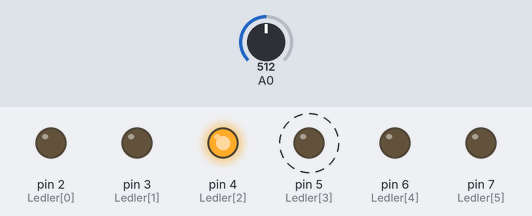
This sketch was run on a simulated Arduino Uno, built with avr-gcc and run on an emulated ATmega328P. On the bench: output pins drawn as LEDs (lit = HIGH). Dashed ring = blinking. The inputs (shaded band) are chosen by the test bench; at power-on: A0 = 512.

Above: at 1.3 s.
1.4 s: A0 set to 477
At 1.77 s:
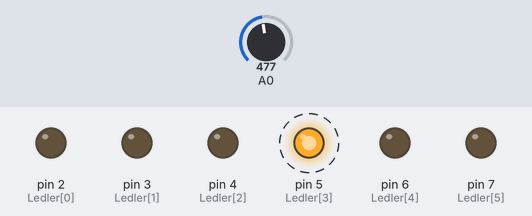
4.5 s: A0 set to 0
At 5.6 s:
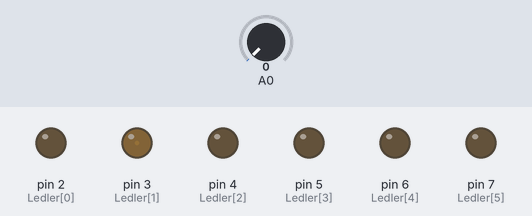
6.4 s: A0 set to 16
At 8.13 s:
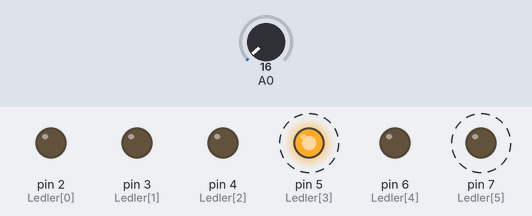
9.5 s: A0 set to 122
At 9.81 s:
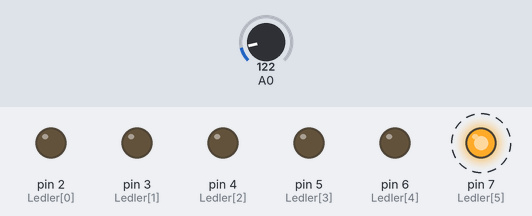
12.6 s: A0 set to 306
15.7 s: A0 set to 511
Timing chart, 0 to 19.8 s (numbered marks = the images above; inputs shaded):
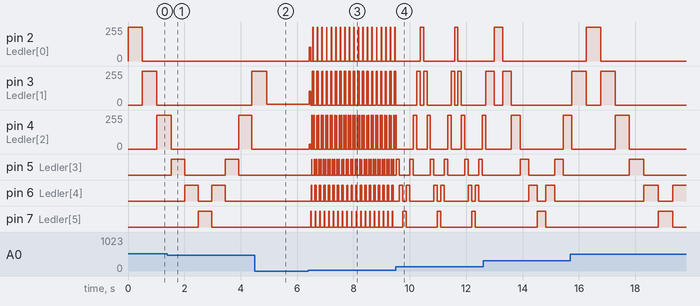

The sketch:

Kod.ino
```cpp
int Ledler[] = {2,3,4,5,6,7};
int potDeger;
void setup() {
  for(int i=0;i<6;i++){
    pinMode(Ledler[i],OUTPUT);
  }//Led Pinlerini Çıkış Olarak Tanımladık
}
void loop() {
  for(int i=0;i<6;i++){
    potDeger = analogRead(A0);//Değer Okuduk
    digitalWrite(Ledler[i],HIGH);
    delay(potDeger); //0-1023 ms Süre Ayarladık
    digitalWrite(Ledler[i],LOW);
  }
  //Sırasıyla 1 2 3 4 5 6. Ledleri Yaktık
  for(int i=4;i>0;i--){
    potDeger = analogRead(A0);//Değer Okuduk
    digitalWrite(Ledler[i],HIGH);
    delay(potDeger); //0-1023 ms Süre Ayarladık
    digitalWrite(Ledler[i],LOW);
  }
  //Sırasıyla 5 4 3 2 Ledleri Yaktık
}
```

Measured:
- the behaviour switches between 494 and 493 on A0 (found by bisection; images 0 and 1)
- after the input at 1.4 s, pin 3 (Ledler[1]): 0/255 → 255/255 after 3.0 s
- after the input at 4.5 s, pin 2 (Ledler[0]): stays 0/255 (without the input it goes to 255/255 after 0.38 s); pin 4 (Ledler[2]): stays 0/255 (without the input it goes to 255/255 after 1.3 s); pin 5 (Ledler[3]): stays LOW (without the input it goes to HIGH after 1.8 s)
- after the input at 6.4 s, pin 2 (Ledler[0]): 0/255 → 102/255 at once, then moves between 0/255 and 255/255, repeating every 0.64 s; pin 3 (Ledler[1]): 4/255 → 102/255 at once, then moves between 0/255 and 255/255, repeating every 0.16 s
- after the input at 9.5 s, pin 2 (Ledler[0]): alternates 255/255 for 0.12 s and 0/255 for 1.1 s, starting after 0.87 s; pin 7 (Ledler[5]): alternates HIGH for 0.12 s and LOW for 1.1 s, starting after 0.26 s
- by itself, pin 5 (Ledler[3]): alternates HIGH for 0.48 s and LOW for 1.4 s
- by itself, pin 6 (Ledler[4]): alternates HIGH for 0.48 s and LOW for 0.48 s, 4 changes in all, then stays LOW
